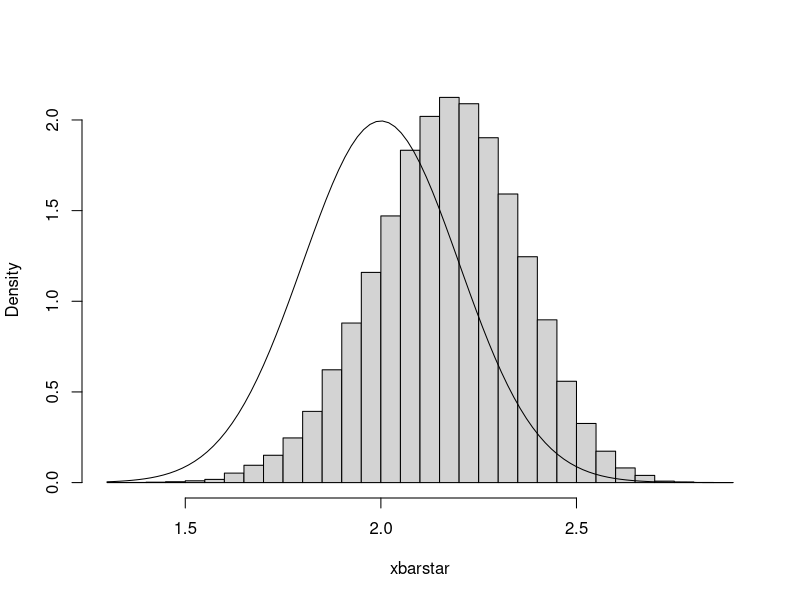

This chart was generated by the following R code:

set.seed(1)

# bootstrap.R
srs <- rnorm(25, mean = 2, sd = 1)  # generate 25 normals, original data 
Iter <- 50000                       # want 50000 resamples
xbarstar <- rep(0, times = Iter)    # initialize vector xbarstar

for(i in seq.int(Iter)){
  boot.samp <- sample(srs, 25, replace = TRUE)   #sample with replacement
  xbarstar[i] <- mean(boot.samp)                 # save the xbar value
}

mean(xbarstar)
sd(xbarstar)

pdf(file="img/bootstrap.pdf")
hist(xbarstar, breaks = 40, main = "", prob = TRUE)
curve(dnorm(x, 2, 0.2), add = TRUE)

dev.off()
